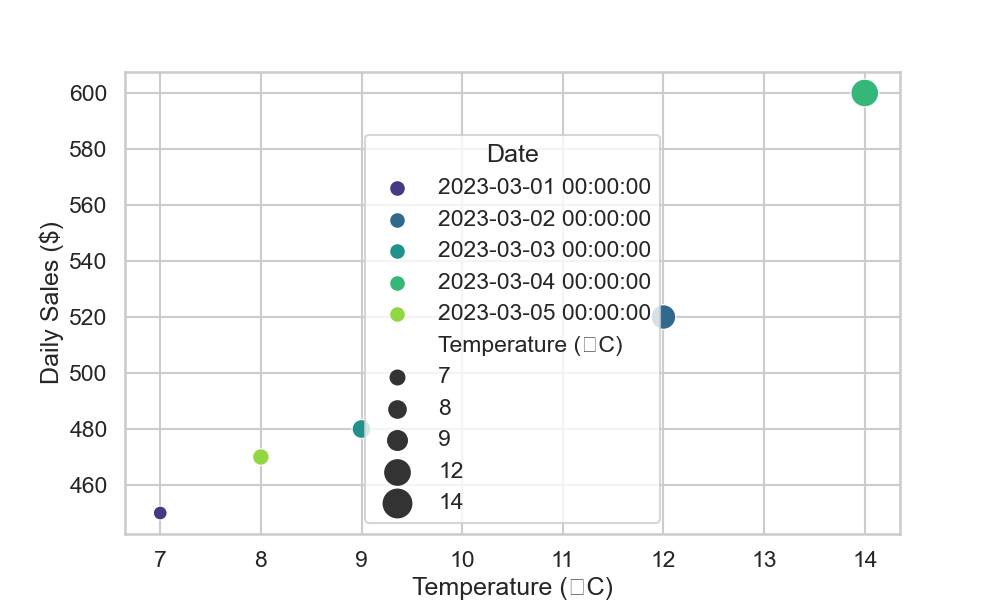

Here is the Python script that generated this plot:

import seaborn as sns
import matplotlib.pyplot as plt
import pandas as pd

# Create DataFrame from the data provided
data = [
    {'Date': '2023-03-01', 'Temperature (°C)': 7, 'Daily Sales ($)': 450},
    {'Date': '2023-03-02', 'Temperature (°C)': 12, 'Daily Sales ($)': 520},
    {'Date': '2023-03-03', 'Temperature (°C)': 9, 'Daily Sales ($)': 480},
    {'Date': '2023-03-04', 'Temperature (°C)': 14, 'Daily Sales ($)': 600},
    {'Date': '2023-03-05', 'Temperature (°C)': 8, 'Daily Sales ($)': 470}
]
df = pd.DataFrame(data)

# Convert 'Date' column to datetime
df['Date'] = pd.to_datetime(df['Date'])

# Generate a scatterplot
plt.figure(figsize=(10, 6))
scatter_plot = sns.scatterplot(
    data=df,
    x='Temperature (°C)', 
    y='Daily Sales ($)',
    hue='Date',  # encode date on color
    size='Temperature (°C)',  # use temperature for size encoding
    sizes=(100, 400),  # specify the range of sizes
    palette='viridis',  # use a color palette that represents time well
    legend='full'  # display a legend for size and hue
)

# Improve the appearance of the legend (dates might appear in a non-readable way)
handles, labels = scatter_plot.get_legend_handles_labels()
plt.legend(handles=handles[1:], labels=labels[1:], title='Date')

# Show the plot
plt.show()
